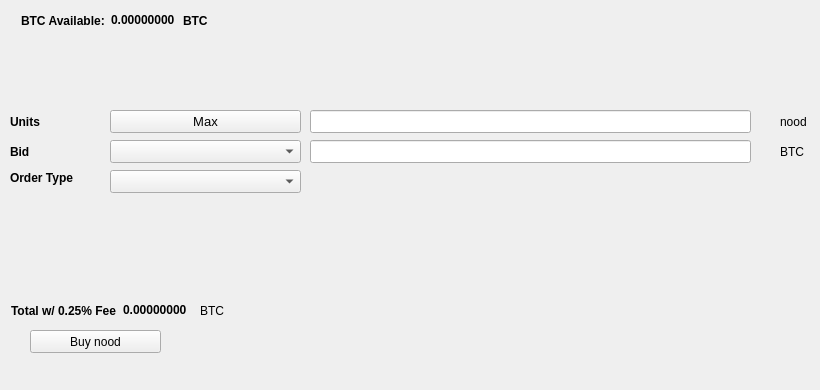
   <widget class="QWidget" name="BuyTab">
    <attribute name="title">
     <string>Buy</string>
    </attribute>
    <widget class="QPushButton" name="Buynood">
     <property name="geometry">
      <rect>
       <x>30</x>
       <y>330</y>
       <width>131</width>
       <height>23</height>
      </rect>
     </property>
     <property name="text">
      <string>Buy nood</string>
     </property>
     <property name="icon">
      <iconset resource="../nood.qrc">
       <normaloff>:/icons/bitcoin</normaloff>:/icons/bitcoin</iconset>
     </property>
    </widget>
    <widget class="QLabel" name="label_3">
     <property name="geometry">
      <rect>
       <x>10</x>
       <y>110</y>
       <width>46</width>
       <height>23</height>
      </rect>
     </property>
     <property name="font">
      <font>
       <weight>75</weight>
       <bold>true</bold>
      </font>
     </property>
     <property name="text">
      <string>Units</string>
     </property>
    </widget>
    <widget class="QLineEdit" name="UnitsInput">
     <property name="geometry">
      <rect>
       <x>310</x>
       <y>110</y>
       <width>441</width>
       <height>23</height>
      </rect>
     </property>
     <property name="font">
      <font>
       <pointsize>9</pointsize>
       <weight>75</weight>
       <bold>true</bold>
      </font>
     </property>
    </widget>
    <widget class="QLineEdit" name="BuyBidPriceEdit">
     <property name="geometry">
      <rect>
       <x>310</x>
       <y>140</y>
       <width>441</width>
       <height>23</height>
      </rect>
     </property>
     <property name="font">
      <font>
       <pointsize>9</pointsize>
       <weight>75</weight>
       <bold>true</bold>
      </font>
     </property>
    </widget>
    <widget class="QLabel" name="label_4">
     <property name="geometry">
      <rect>
       <x>780</x>
       <y>110</y>
       <width>31</width>
       <height>23</height>
      </rect>
     </property>
     <property name="text">
      <string>nood</string>
     </property>
    </widget>
    <widget class="QLabel" name="label_5">
     <property name="geometry">
      <rect>
       <x>780</x>
       <y>140</y>
       <width>31</width>
       <height>23</height>
      </rect>
     </property>
     <property name="text">
      <string>BTC</string>
     </property>
    </widget>
    <widget class="QLabel" name="label_6">
     <property name="geometry">
      <rect>
       <x>10</x>
       <y>140</y>
       <width>46</width>
       <height>23</height>
      </rect>
     </property>
     <property name="font">
      <font>
       <weight>75</weight>
       <bold>true</bold>
      </font>
     </property>
     <property name="text">
      <string>Bid</string>
     </property>
    </widget>
    <widget class="QLabel" name="label_7">
     <property name="geometry">
      <rect>
       <x>10</x>
       <y>170</y>
       <width>91</width>
       <height>16</height>
      </rect>
     </property>
     <property name="font">
      <font>
       <weight>75</weight>
       <bold>true</bold>
      </font>
     </property>
     <property name="text">
      <string>Order Type</string>
     </property>
    </widget>
    <widget class="QPushButton" name="Buy_Max_Amount">
     <property name="geometry">
      <rect>
       <x>110</x>
       <y>110</y>
       <width>191</width>
       <height>23</height>
      </rect>
     </property>
     <property name="font">
      <font>
       <pointsize>10</pointsize>
      </font>
     </property>
     <property name="text">
      <string>Max</string>
     </property>
    </widget>
    <widget class="QComboBox" name="BuyBidcomboBox">
     <property name="geometry">
      <rect>
       <x>110</x>
       <y>140</y>
       <width>191</width>
       <height>23</height>
      </rect>
     </property>
     <property name="font">
      <font>
       <pointsize>10</pointsize>
      </font>
     </property>
    </widget>
    <widget class="QComboBox" name="buyOrdertypeCombo">
     <property name="geometry">
      <rect>
       <x>110</x>
       <y>170</y>
       <width>191</width>
       <height>23</height>
      </rect>
     </property>
     <property name="font">
      <font>
       <pointsize>10</pointsize>
      </font>
     </property>
    </widget>
    <widget class="QWidget" name="layoutWidget1">
     <property name="geometry">
      <rect>
       <x>21</x>
       <y>11</y>
       <width>227</width>
       <height>19</height>
      </rect>
     </property>
     <layout class="QHBoxLayout" name="horizontalLayout_3">
      <item>
       <widget class="QLabel" name="label232">
        <property name="font">
         <font>
          <weight>75</weight>
          <bold>true</bold>
         </font>
        </property>
        <property name="text">
         <string>BTC Available:</string>
        </property>
       </widget>
      </item>
      <item>
       <widget class="QLabel" name="BtcAvailableLbl">
        <property name="palette">
         <palette>
          <active>
           <colorrole role="WindowText">
            <brush brushstyle="SolidPattern">
             <color alpha="255">
              <red>0</red>
              <green>0</green>
              <blue>0</blue>
             </color>
            </brush>
           </colorrole>
           <colorrole role="Button">
            <brush brushstyle="SolidPattern">
             <color alpha="255">
              <red>0</red>
              <green>170</green>
              <blue>0</blue>
             </color>
            </brush>
           </colorrole>
           <colorrole role="Light">
            <brush brushstyle="SolidPattern">
             <color alpha="255">
              <red>0</red>
              <green>255</green>
              <blue>0</blue>
             </color>
            </brush>
           </colorrole>
           <colorrole role="Midlight">
            <brush brushstyle="SolidPattern">
             <color alpha="255">
              <red>0</red>
              <green>212</green>
              <blue>0</blue>
             </color>
            </brush>
           </colorrole>
           <colorrole role="Dark">
            <brush brushstyle="SolidPattern">
             <color alpha="255">
              <red>0</red>
              <green>85</green>
              <blue>0</blue>
             </color>
            </brush>
           </colorrole>
           <colorrole role="Mid">
            <brush brushstyle="SolidPattern">
             <color alpha="255">
              <red>0</red>
              <green>113</green>
              <blue>0</blue>
             </color>
            </brush>
           </colorrole>
           <colorrole role="Text">
            <brush brushstyle="SolidPattern">
             <color alpha="255">
              <red>0</red>
              <green>170</green>
              <blue>0</blue>
             </color>
            </brush>
           </colorrole>
           <colorrole role="BrightText">
            <brush brushstyle="SolidPattern">
             <color alpha="255">
              <red>255</red>
              <green>255</green>
              <blue>255</blue>
             </color>
            </brush>
           </colorrole>
           <colorrole role="ButtonText">
            <brush brushstyle="SolidPattern">
             <color alpha="255">
              <red>0</red>
              <green>0</green>
              <blue>0</blue>
             </color>
            </brush>
           </colorrole>
           <colorrole role="Base">
            <brush brushstyle="SolidPattern">
             <color alpha="255">
              <red>255</red>
              <green>255</green>
              <blue>255</blue>
             </color>
            </brush>
           </colorrole>
           <colorrole role="Window">
            <brush brushstyle="SolidPattern">
             <color alpha="255">
              <red>0</red>
              <green>170</green>
              <blue>0</blue>
             </color>
            </brush>
           </colorrole>
           <colorrole role="Shadow">
            <brush brushstyle="SolidPattern">
             <color alpha="255">
              <red>0</red>
              <green>0</green>
              <blue>0</blue>
             </color>
            </brush>
           </colorrole>
           <colorrole role="AlternateBase">
            <brush brushstyle="SolidPattern">
             <color alpha="255">
              <red>127</red>
              <green>212</green>
              <blue>127</blue>
             </color>
            </brush>
           </colorrole>
           <colorrole role="ToolTipBase">
            <brush brushstyle="SolidPattern">
             <color alpha="255">
              <red>255</red>
              <green>255</green>
              <blue>220</blue>
             </color>
            </brush>
           </colorrole>
           <colorrole role="ToolTipText">
            <brush brushstyle="SolidPattern">
             <color alpha="255">
              <red>0</red>
              <green>0</green>
              <blue>0</blue>
             </color>
            </brush>
           </colorrole>
          </active>
          <inactive>
           <colorrole role="WindowText">
            <brush brushstyle="SolidPattern">
             <color alpha="255">
              <red>0</red>
              <green>0</green>
              <blue>0</blue>
             </color>
            </brush>
           </colorrole>
           <colorrole role="Button">
            <brush brushstyle="SolidPattern">
             <color alpha="255">
              <red>0</red>
              <green>170</green>
              <blue>0</blue>
             </color>
            </brush>
           </colorrole>
           <colorrole role="Light">
            <brush brushstyle="SolidPattern">
             <color alpha="255">
              <red>0</red>
              <green>255</green>
              <blue>0</blue>
             </color>
            </brush>
           </colorrole>
           <colorrole role="Midlight">
            <brush brushstyle="SolidPattern">
             <color alpha="255">
              <red>0</red>
              <green>212</green>
              <blue>0</blue>
             </color>
            </brush>
           </colorrole>
           <colorrole role="Dark">
            <brush brushstyle="SolidPattern">
             <color alpha="255">
              <red>0</red>
              <green>85</green>
              <blue>0</blue>
             </color>
            </brush>
           </colorrole>
           <colorrole role="Mid">
            <brush brushstyle="SolidPattern">
             <color alpha="255">
              <red>0</red>
              <green>113</green>
              <blue>0</blue>
             </color>
            </brush>
           </colorrole>
           <colorrole role="Text">
            <brush brushstyle="SolidPattern">
             <color alpha="255">
              <red>0</red>
              <green>170</green>
              <blue>0</blue>
             </color>
            </brush>
           </colorrole>
           <colorrole role="BrightText">
            <brush brushstyle="SolidPattern">
             <color alpha="255">
              <red>255</red>
              <green>255</green>
              <blue>255</blue>
             </color>
            </brush>
           </colorrole>
           <colorrole role="ButtonText">
            <brush brushstyle="SolidPattern">
             <color alpha="255">
              <red>0</red>
              <green>0</green>
              <blue>0</blue>
             </color>
            </brush>
           </colorrole>
           <colorrole role="Base">
            <brush brushstyle="SolidPattern">
             <color alpha="255">
              <red>255</red>
              <green>255</green>
              <blue>255</blue>
             </color>
            </brush>
           </colorrole>
           <colorrole role="Window">
            <brush brushstyle="SolidPattern">
             <color alpha="255">
              <red>0</red>
              <green>170</green>
              <blue>0</blue>
             </color>
            </brush>
           </colorrole>
           <colorrole role="Shadow">
            <brush brushstyle="SolidPattern">
             <color alpha="255">
              <red>0</red>
              <green>0</green>
              <blue>0</blue>
             </color>
            </brush>
           </colorrole>
           <colorrole role="AlternateBase">
            <brush brushstyle="SolidPattern">
             <color alpha="255">
              <red>127</red>
              <green>212</green>
              <blue>127</blue>
             </color>
            </brush>
           </colorrole>
           <colorrole role="ToolTipBase">
            <brush brushstyle="SolidPattern">
             <color alpha="255">
              <red>255</red>
              <green>255</green>
              <blue>220</blue>
             </color>
            </brush>
           </colorrole>
           <colorrole role="ToolTipText">
            <brush brushstyle="SolidPattern">
             <color alpha="255">
              <red>0</red>
              <green>0</green>
              <blue>0</blue>
             </color>
            </brush>
           </colorrole>
          </inactive>
          <disabled>
           <colorrole role="WindowText">
            <brush brushstyle="SolidPattern">
             <color alpha="255">
              <red>0</red>
              <green>85</green>
              <blue>0</blue>
             </color>
            </brush>
           </colorrole>
           <colorrole role="Button">
            <brush brushstyle="SolidPattern">
             <color alpha="255">
              <red>0</red>
              <green>170</green>
              <blue>0</blue>
             </color>
            </brush>
           </colorrole>
           <colorrole role="Light">
            <brush brushstyle="SolidPattern">
             <color alpha="255">
              <red>0</red>
              <green>255</green>
              <blue>0</blue>
             </color>
            </brush>
           </colorrole>
           <colorrole role="Midlight">
            <brush brushstyle="SolidPattern">
             <color alpha="255">
              <red>0</red>
              <green>212</green>
              <blue>0</blue>
             </color>
            </brush>
           </colorrole>
           <colorrole role="Dark">
            <brush brushstyle="SolidPattern">
             <color alpha="255">
              <red>0</red>
              <green>85</green>
              <blue>0</blue>
             </color>
            </brush>
           </colorrole>
           <colorrole role="Mid">
            <brush brushstyle="SolidPattern">
             <color alpha="255">
              <red>0</red>
              <green>113</green>
              <blue>0</blue>
             </color>
            </brush>
           </colorrole>
           <colorrole role="Text">
            <brush brushstyle="SolidPattern">
             <color alpha="255">
              <red>0</red>
              <green>85</green>
              <blue>0</blue>
             </color>
            </brush>
           </colorrole>
           <colorrole role="BrightText">
            <brush brushstyle="SolidPattern">
             <color alpha="255">
              <red>255</red>
              <green>255</green>
              <blue>255</blue>
             </color>
            </brush>
           </colorrole>
           <colorrole role="ButtonText">
            <brush brushstyle="SolidPattern">
             <color alpha="255">
              <red>0</red>
              <green>85</green>
              <blue>0</blue>
             </color>
            </brush>
           </colorrole>
           <colorrole role="Base">
            <brush brushstyle="SolidPattern">
             <color alpha="255">
              <red>0</red>
              <green>170</green>
              <blue>0</blue>
             </color>
            </brush>
           </colorrole>
           <colorrole role="Window">
            <brush brushstyle="SolidPattern">
             <color alpha="255">
              <red>0</red>
              <green>170</green>
              <blue>0</blue>
             </color>
            </brush>
           </colorrole>
           <colorrole role="Shadow">
            <brush brushstyle="SolidPattern">
             <color alpha="255">
              <red>0</red>
              <green>0</green>
              <blue>0</blue>
             </color>
            </brush>
           </colorrole>
           <colorrole role="AlternateBase">
            <brush brushstyle="SolidPattern">
             <color alpha="255">
              <red>0</red>
              <green>170</green>
              <blue>0</blue>
             </color>
            </brush>
           </colorrole>
           <colorrole role="ToolTipBase">
            <brush brushstyle="SolidPattern">
             <color alpha="255">
              <red>255</red>
              <green>255</green>
              <blue>220</blue>
             </color>
            </brush>
           </colorrole>
           <colorrole role="ToolTipText">
            <brush brushstyle="SolidPattern">
             <color alpha="255">
              <red>0</red>
              <green>0</green>
              <blue>0</blue>
             </color>
            </brush>
           </colorrole>
          </disabled>
         </palette>
        </property>
        <property name="font">
         <font>
          <weight>75</weight>
          <bold>true</bold>
         </font>
        </property>
        <property name="text">
         <string>0.00000000</string>
        </property>
        <property name="textInteractionFlags">
         <set>Qt::LinksAccessibleByMouse|Qt::TextSelectableByKeyboard|Qt::TextSelectableByMouse</set>
        </property>
       </widget>
      </item>
      <item>
       <widget class="QLabel" name="BtcAvailableLbl_2">
        <property name="font">
         <font>
          <weight>75</weight>
          <bold>true</bold>
         </font>
        </property>
        <property name="text">
         <string>BTC</string>
        </property>
       </widget>
      </item>
     </layout>
    </widget>
    <widget class="QWidget" name="layoutWidge2">
     <property name="geometry">
      <rect>
       <x>11</x>
       <y>301</y>
       <width>259</width>
       <height>19</height>
      </rect>
     </property>
     <layout class="QHBoxLayout" name="horizontalLayout_4">
      <item>
       <widget class="QLabel" name="label_9">
        <property name="font">
         <font>
          <weight>75</weight>
          <bold>true</bold>
         </font>
        </property>
        <property name="text">
         <string>Total w/ 0.25% Fee</string>
        </property>
       </widget>
      </item>
      <item>
       <widget class="QLabel" name="BuyCostLabel">
        <property name="palette">
         <palette>
          <active>
           <colorrole role="WindowText">
            <brush brushstyle="SolidPattern">
             <color alpha="255">
              <red>0</red>
              <green>0</green>
              <blue>0</blue>
             </color>
            </brush>
           </colorrole>
           <colorrole role="Button">
            <brush brushstyle="SolidPattern">
             <color alpha="255">
              <red>0</red>
              <green>170</green>
              <blue>0</blue>
             </color>
            </brush>
           </colorrole>
           <colorrole role="Light">
            <brush brushstyle="SolidPattern">
             <color alpha="255">
              <red>0</red>
              <green>255</green>
              <blue>0</blue>
             </color>
            </brush>
           </colorrole>
           <colorrole role="Midlight">
            <brush brushstyle="SolidPattern">
             <color alpha="255">
              <red>0</red>
              <green>212</green>
              <blue>0</blue>
             </color>
            </brush>
           </colorrole>
           <colorrole role="Dark">
            <brush brushstyle="SolidPattern">
             <color alpha="255">
              <red>0</red>
              <green>85</green>
              <blue>0</blue>
             </color>
            </brush>
           </colorrole>
           <colorrole role="Mid">
            <brush brushstyle="SolidPattern">
             <color alpha="255">
              <red>0</red>
              <green>113</green>
              <blue>0</blue>
             </color>
            </brush>
           </colorrole>
           <colorrole role="Text">
            <brush brushstyle="SolidPattern">
             <color alpha="255">
              <red>0</red>
              <green>170</green>
              <blue>0</blue>
             </color>
            </brush>
           </colorrole>
           <colorrole role="BrightText">
            <brush brushstyle="SolidPattern">
             <color alpha="255">
              <red>255</red>
              <green>255</green>
              <blue>255</blue>
             </color>
            </brush>
           </colorrole>
           <colorrole role="ButtonText">
            <brush brushstyle="SolidPattern">
             <color alpha="255">
              <red>0</red>
              <green>0</green>
              <blue>0</blue>
             </color>
            </brush>
           </colorrole>
           <colorrole role="Base">
            <brush brushstyle="SolidPattern">
             <color alpha="255">
              <red>255</red>
              <green>255</green>
              <blue>255</blue>
             </color>
            </brush>
           </colorrole>
           <colorrole role="Window">
            <brush brushstyle="SolidPattern">
             <color alpha="255">
              <red>0</red>
              <green>170</green>
              <blue>0</blue>
             </color>
            </brush>
           </colorrole>
           <colorrole role="Shadow">
            <brush brushstyle="SolidPattern">
             <color alpha="255">
              <red>0</red>
              <green>0</green>
              <blue>0</blue>
             </color>
            </brush>
           </colorrole>
           <colorrole role="AlternateBase">
            <brush brushstyle="SolidPattern">
             <color alpha="255">
              <red>127</red>
              <green>212</green>
              <blue>127</blue>
             </color>
            </brush>
           </colorrole>
           <colorrole role="ToolTipBase">
            <brush brushstyle="SolidPattern">
             <color alpha="255">
              <red>255</red>
              <green>255</green>
              <blue>220</blue>
             </color>
            </brush>
           </colorrole>
           <colorrole role="ToolTipText">
            <brush brushstyle="SolidPattern">
             <color alpha="255">
              <red>0</red>
              <green>0</green>
              <blue>0</blue>
             </color>
            </brush>
           </colorrole>
          </active>
          <inactive>
           <colorrole role="WindowText">
            <brush brushstyle="SolidPattern">
             <color alpha="255">
              <red>0</red>
              <green>0</green>
              <blue>0</blue>
             </color>
            </brush>
           </colorrole>
           <colorrole role="Button">
            <brush brushstyle="SolidPattern">
             <color alpha="255">
              <red>0</red>
              <green>170</green>
              <blue>0</blue>
             </color>
            </brush>
           </colorrole>
           <colorrole role="Light">
            <brush brushstyle="SolidPattern">
             <color alpha="255">
              <red>0</red>
              <green>255</green>
              <blue>0</blue>
             </color>
            </brush>
           </colorrole>
           <colorrole role="Midlight">
            <brush brushstyle="SolidPattern">
             <color alpha="255">
              <red>0</red>
              <green>212</green>
              <blue>0</blue>
             </color>
            </brush>
           </colorrole>
           <colorrole role="Dark">
            <brush brushstyle="SolidPattern">
             <color alpha="255">
              <red>0</red>
              <green>85</green>
              <blue>0</blue>
             </color>
            </brush>
           </colorrole>
           <colorrole role="Mid">
            <brush brushstyle="SolidPattern">
             <color alpha="255">
              <red>0</red>
              <green>113</green>
              <blue>0</blue>
             </color>
            </brush>
           </colorrole>
           <colorrole role="Text">
            <brush brushstyle="SolidPattern">
             <color alpha="255">
              <red>0</red>
              <green>170</green>
              <blue>0</blue>
             </color>
            </brush>
           </colorrole>
           <colorrole role="BrightText">
            <brush brushstyle="SolidPattern">
             <color alpha="255">
              <red>255</red>
              <green>255</green>
              <blue>255</blue>
             </color>
            </brush>
           </colorrole>
           <colorrole role="ButtonText">
            <brush brushstyle="SolidPattern">
             <color alpha="255">
              <red>0</red>
              <green>0</green>
              <blue>0</blue>
             </color>
            </brush>
           </colorrole>
           <colorrole role="Base">
            <brush brushstyle="SolidPattern">
             <color alpha="255">
              <red>255</red>
              <green>255</green>
              <blue>255</blue>
             </color>
            </brush>
           </colorrole>
           <colorrole role="Window">
            <brush brushstyle="SolidPattern">
             <color alpha="255">
              <red>0</red>
              <green>170</green>
              <blue>0</blue>
             </color>
            </brush>
           </colorrole>
           <colorrole role="Shadow">
            <brush brushstyle="SolidPattern">
             <color alpha="255">
              <red>0</red>
              <green>0</green>
              <blue>0</blue>
             </color>
            </brush>
           </colorrole>
           <colorrole role="AlternateBase">
            <brush brushstyle="SolidPattern">
             <color alpha="255">
              <red>127</red>
              <green>212</green>
              <blue>127</blue>
             </color>
            </brush>
           </colorrole>
           <colorrole role="ToolTipBase">
            <brush brushstyle="SolidPattern">
             <color alpha="255">
              <red>255</red>
              <green>255</green>
              <blue>220</blue>
             </color>
            </brush>
           </colorrole>
           <colorrole role="ToolTipText">
            <brush brushstyle="SolidPattern">
             <color alpha="255">
              <red>0</red>
              <green>0</green>
              <blue>0</blue>
             </color>
            </brush>
           </colorrole>
          </inactive>
          <disabled>
           <colorrole role="WindowText">
            <brush brushstyle="SolidPattern">
             <color alpha="255">
              <red>0</red>
              <green>85</green>
              <blue>0</blue>
             </color>
            </brush>
           </colorrole>
           <colorrole role="Button">
            <brush brushstyle="SolidPattern">
             <color alpha="255">
              <red>0</red>
              <green>170</green>
              <blue>0</blue>
             </color>
            </brush>
           </colorrole>
           <colorrole role="Light">
            <brush brushstyle="SolidPattern">
             <color alpha="255">
              <red>0</red>
              <green>255</green>
              <blue>0</blue>
             </color>
            </brush>
           </colorrole>
           <colorrole role="Midlight">
            <brush brushstyle="SolidPattern">
             <color alpha="255">
              <red>0</red>
              <green>212</green>
              <blue>0</blue>
             </color>
            </brush>
           </colorrole>
           <colorrole role="Dark">
            <brush brushstyle="SolidPattern">
             <color alpha="255">
              <red>0</red>
              <green>85</green>
              <blue>0</blue>
             </color>
            </brush>
           </colorrole>
           <colorrole role="Mid">
            <brush brushstyle="SolidPattern">
             <color alpha="255">
              <red>0</red>
              <green>113</green>
              <blue>0</blue>
             </color>
            </brush>
           </colorrole>
           <colorrole role="Text">
            <brush brushstyle="SolidPattern">
             <color alpha="255">
              <red>0</red>
              <green>85</green>
              <blue>0</blue>
             </color>
            </brush>
           </colorrole>
           <colorrole role="BrightText">
            <brush brushstyle="SolidPattern">
             <color alpha="255">
              <red>255</red>
              <green>255</green>
              <blue>255</blue>
             </color>
            </brush>
           </colorrole>
           <colorrole role="ButtonText">
            <brush brushstyle="SolidPattern">
             <color alpha="255">
              <red>0</red>
              <green>85</green>
              <blue>0</blue>
             </color>
            </brush>
           </colorrole>
           <colorrole role="Base">
            <brush brushstyle="SolidPattern">
             <color alpha="255">
              <red>0</red>
              <green>170</green>
              <blue>0</blue>
             </color>
            </brush>
           </colorrole>
           <colorrole role="Window">
            <brush brushstyle="SolidPattern">
             <color alpha="255">
              <red>0</red>
              <green>170</green>
              <blue>0</blue>
             </color>
            </brush>
           </colorrole>
           <colorrole role="Shadow">
            <brush brushstyle="SolidPattern">
             <color alpha="255">
              <red>0</red>
              <green>0</green>
              <blue>0</blue>
             </color>
            </brush>
           </colorrole>
           <colorrole role="AlternateBase">
            <brush brushstyle="SolidPattern">
             <color alpha="255">
              <red>0</red>
              <green>170</green>
              <blue>0</blue>
             </color>
            </brush>
           </colorrole>
           <colorrole role="ToolTipBase">
            <brush brushstyle="SolidPattern">
             <color alpha="255">
              <red>255</red>
              <green>255</green>
              <blue>220</blue>
             </color>
            </brush>
           </colorrole>
           <colorrole role="ToolTipText">
            <brush brushstyle="SolidPattern">
             <color alpha="255">
              <red>0</red>
              <green>0</green>
              <blue>0</blue>
             </color>
            </brush>
           </colorrole>
          </disabled>
         </palette>
        </property>
        <property name="font">
         <font>
          <weight>75</weight>
          <bold>true</bold>
         </font>
        </property>
        <property name="autoFillBackground">
         <bool>false</bool>
        </property>
        <property name="text">
         <string>0.00000000</string>
        </property>
        <property name="textInteractionFlags">
         <set>Qt::LinksAccessibleByMouse|Qt::TextSelectableByMouse</set>
        </property>
       </widget>
      </item>
      <item>
       <widget class="QLabel" name="label_10">
        <property name="font">
         <font>
          <weight>50</weight>
          <bold>false</bold>
         </font>
        </property>
        <property name="text">
         <string>BTC</string>
        </property>
       </widget>
      </item>
     </layout>
    </widget>
    <widget class="QLabel" name="label_24">
     <property name="geometry">
      <rect>
       <x>460</x>
       <y>300</y>
       <width>281</width>
       <height>81</height>
      </rect>
     </property>
     <property name="text">
      <string/>
     </property>
     <property name="pixmap">
      <pixmap>:/images/bittrex</pixmap>
     </property>
    </widget>
   </widget>
